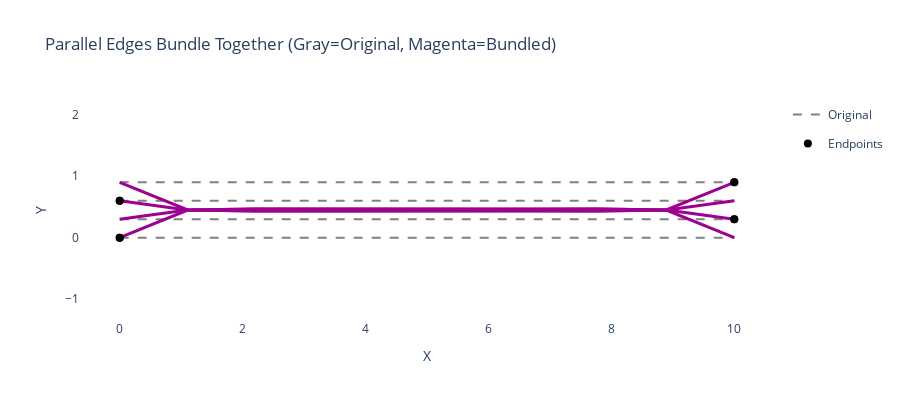

Notebook code for this chart:
### Code cell
# Visualize before and after
fig = go.Figure()

# Original edges (gray, dashed)
for i, edge in enumerate(simple_edges):
    fig.add_trace(go.Scatter(
        x=[edge[0], edge[2]],
        y=[edge[1], edge[3]],
        mode='lines',
        line=dict(color='gray', width=2, dash='dash'),
        name='Original' if i == 0 else None,
        showlegend=(i == 0),
        legendgroup='original'
    ))

# Bundled edges (magenta, solid)
for group_id in simple_bundled['group'].unique():
    group_data = simple_bundled[simple_bundled['group'] == group_id]
    fig.add_trace(go.Scatter(
        x=group_data['x'],
        y=group_data['y'],
        mode='lines',
        line=dict(color='#9d0191', width=3),
        name='Bundled' if group_id == 0 else None,
        showlegend=False,
        legendgroup='bundled'
    ))

# Add endpoints
endpoints_x = [0, 10] * len(simple_edges)
endpoints_y = [edge[1] for edge in simple_edges] + [edge[3] for edge in simple_edges]
fig.add_trace(go.Scatter(
    x=endpoints_x,
    y=endpoints_y,
    mode='markers',
    marker=dict(color='black', size=8),
    name='Endpoints',
    showlegend=True
))

fig.update_layout(
    title="Parallel Edges Bundle Together (Gray=Original, Magenta=Bundled)",
    xaxis_title="X",
    yaxis_title="Y",
    yaxis=dict(scaleanchor='x', scaleratio=1),
    plot_bgcolor='white',
    height=400
)

fig.show()

# Calculate bundling effect
print("\nBundling effect:")
for i in range(len(simple_edges)):
    edge_data = simple_bundled[simple_bundled['group'] == i]
    mid_idx = len(edge_data) // 2
    mid_y = edge_data.iloc[mid_idx]['y']
    original_y = simple_edges[i, 1]
    print(f"  Edge {i}: Y moved from {original_y:.2f} to {mid_y:.3f} (at middle)")

### Figure 1 — Plotly figure (JSON) as saved in the notebook; plotly's stock layout.template omitted (floating-point values rounded to 4 significant figures)
{"data": [{"legendgroup": "original", "line": {"color": "gray", "dash": "dash", "width": 2}, "mode": "lines", "name": "Original", "showlegend": true, "type": "scatter", "x": [0, 10], "y": [0, 0]}, {"legendgroup": "original", "line": {"color": "gray", "dash": "dash", "width": 2}, "mode": "lines", "showlegend": false, "type": "scatter", "x": [0, 10], "y": [0.3, 0.3]}, {"legendgroup": "original", "line": {"color": "gray", "dash": "dash", "width": 2}, "mode": "lines", "showlegend": false, "type": "scatter", "x": [0, 10], "y": [0.6, 0.6]}, {"legendgroup": "original", "line": {"color": "gray", "dash": "dash", "width": 2}, "mode": "lines", "showlegend": false, "type": "scatter", "x": [0, 10], "y": [0.9, 0.9]}, {"legendgroup": "bundled", "line": {"color": "#9d0191", "width": 3}, "mode": "lines", "name": "Bundled", "showlegend": false, "type": "scatter", "x": [0.0, 1.107, 2.193, 3.312, 4.431, 5.569, 6.688, 7.807, 8.893, 10.0], "y": [0.0, 0.4491, 0.4663, 0.464, 0.4611, 0.4611, 0.464, 0.4663, 0.4491, 0.0]}, {"legendgroup": "bundled", "line": {"color": "#9d0191", "width": 3}, "mode": "lines", "showlegend": false, "type": "scatter", "x": [0.0, 1.1, 2.226, 3.34, 4.453, 5.547, 6.66, 7.774, 8.9, 10.0], "y": [0.3, 0.4491, 0.4668, 0.464, 0.4611, 0.4611, 0.464, 0.4668, 0.4491, 0.3]}, {"legendgroup": "bundled", "line": {"color": "#9d0191", "width": 3}, "mode": "lines", "showlegend": false, "type": "scatter", "x": [0.0, 1.1, 2.226, 3.34, 4.453, 5.547, 6.66, 7.774, 8.9, 10.0], "y": [0.6, 0.4509, 0.4332, 0.436, 0.4389, 0.4389, 0.436, 0.4332, 0.4509, 0.6]}, {"legendgroup": "bundled", "line": {"color": "#9d0191", "width": 3}, "mode": "lines", "showlegend": false, "type": "scatter", "x": [0.0, 1.107, 2.193, 3.312, 4.431, 5.569, 6.688, 7.807, 8.893, 10.0], "y": [0.9, 0.4509, 0.4337, 0.436, 0.4389, 0.4389, 0.436, 0.4337, 0.4509, 0.9]}, {"marker": {"color": "black", "size": 8}, "mode": "markers", "name": "Endpoints", "showlegend": true, "type": "scatter", "x": [0, 10, 0, 10, 0, 10, 0, 10], "y": [0, 0.3, 0.6, 0.9, 0, 0.3, 0.6, 0.9]}], "layout": {"height": 400, "plot_bgcolor": "white", "title": {"text": "Parallel Edges Bundle Together (Gray=Original, Magenta=Bundled)"}, "xaxis": {"title": {"text": "X"}}, "yaxis": {"scaleanchor": "x", "scaleratio": 1, "title": {"text": "Y"}}}}
